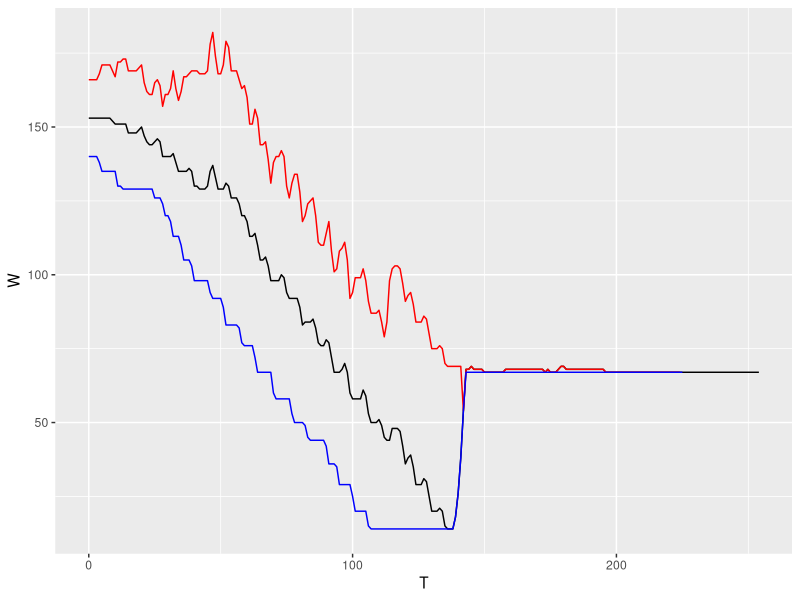

The R source for this figure:
# Code for sliding window lab
library(tidyverse)

sliding_diff <- function(df, slide_size, column_id) {
  #' The function to calculates the max min difference from a df column in 
  #' a sliding window manner
  #' 
  #' @param df Object of class data.frame
  #' @param slide_size The sliding window size. Default to 10.
  #' @param column_id The column identifier to perform the operation. This can be column name or index.
  
  df['diff'] <- NA
  # slide_start <- 1
  slide_end <- slide_size
  arr_length <- length(row_number(df))
  for (i in c(1:arr_length)) {
    if (i <= arr_length-slide_size+1) {
      min_slide <- min(df[i:slide_end, column_id])
      max_slide <- max(df[i:slide_end, column_id])
      dif_slide <- max_slide - min_slide
      df[i, 'diff'] <- dif_slide
      slide_end <- i + slide_size
    } 
  }
  return(df)
}

sliding_min <- function(df, slide_size, column_id) {
  #' The function to get the minimum value from the window
  #' 
  #' @param df Object of class data.frame
  #' @param slide_size The sliding window size. Default to 10.
  #' @param column_id The column identifier to perform the operation. This can be column name or index.

  df['min'] <- NA
  slide_end <- slide_size
  arr_length <- length(row_number(df))
  for (i in c(1:arr_length)) {
    if (i <= arr_length-slide_size+1) {
      df[i, 'min'] <- min(df[i:slide_end, column_id])
      slide_end <- i + slide_size
    } 
  }
  return(df)
}

thresholding <- function(df, slide_size=10, threshold, column_id) {
  #' A wrapper function to call sliding_diff and sliding_min and then add the 
  #' difference to the selected column at the position before the current window
  #' if the difference at the current window is higher than the threshold.
  #' 
  #' @param df Object of class data.frame
  #' @param slide_size The sliding window size. Default to 10.
  #' @param threshold The threshold for the differences to be added to the selected column.
  #' @param column_id The column identifier to perform the operation. This can be column name or index
  
  df <- sliding_diff(df, slide_size, column_id)
  df <- sliding_min(df, slide_size, column_id)
  df['rule'] <- NA
  arr_length <- length(row_number(df))
  for (i in c(2:arr_length)) {
    if (i <= arr_length-slide_size+1){
      if (df$diff[i] > threshold) {
        df[i-1,'rule'] <- df[i-1,column_id] + df[i-1,'diff']
      } else {
        df[i-1,'rule'] <- df[i-1,column_id]
      }
    }
  }
  return(df)
}

# implement the functions with the test data
df <- readxl::read_xlsx('./W1/D5/Test_data_frame.xlsx')
df <- thresholding(df, slide_size = 30, threshold=12, column_id = 2)
ggplot(data = df, aes(x = T)) +
  geom_line(aes(y=W)) +
  geom_line(aes(y=rule), color='red') +
  geom_line(aes(y=min), color='blue')




